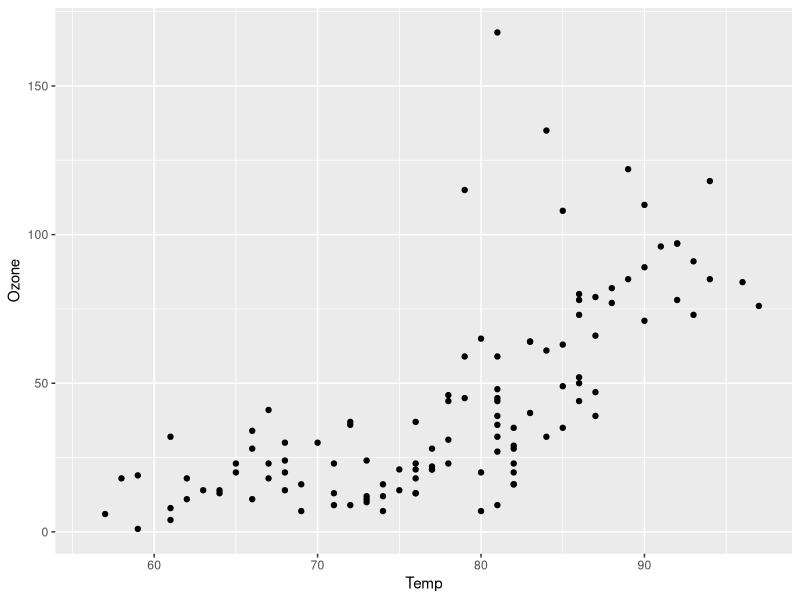
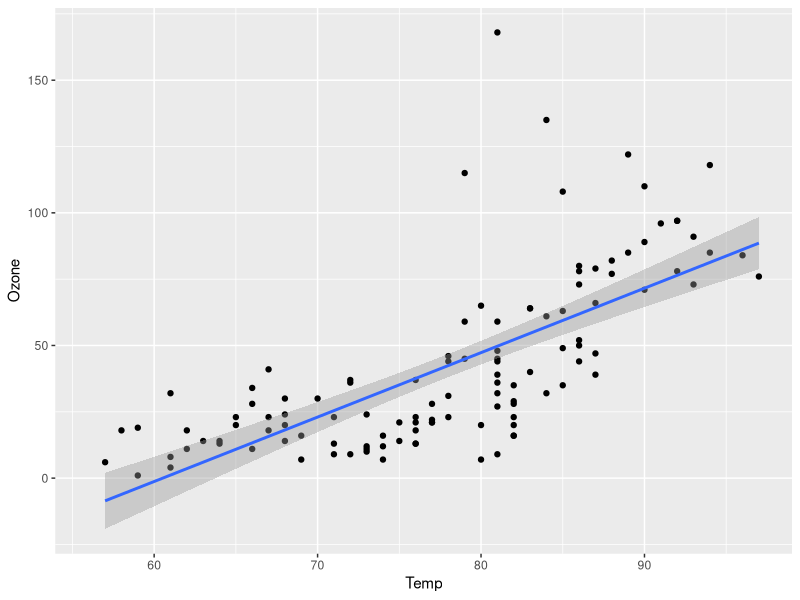
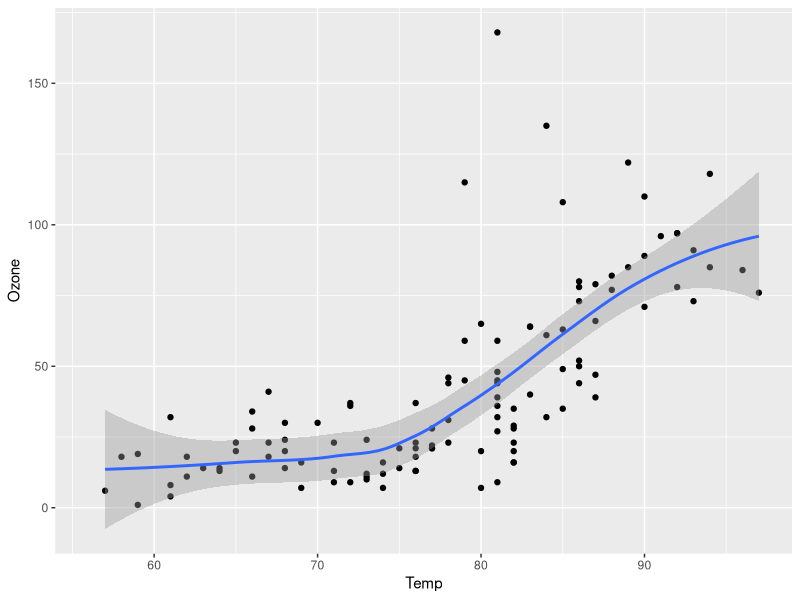
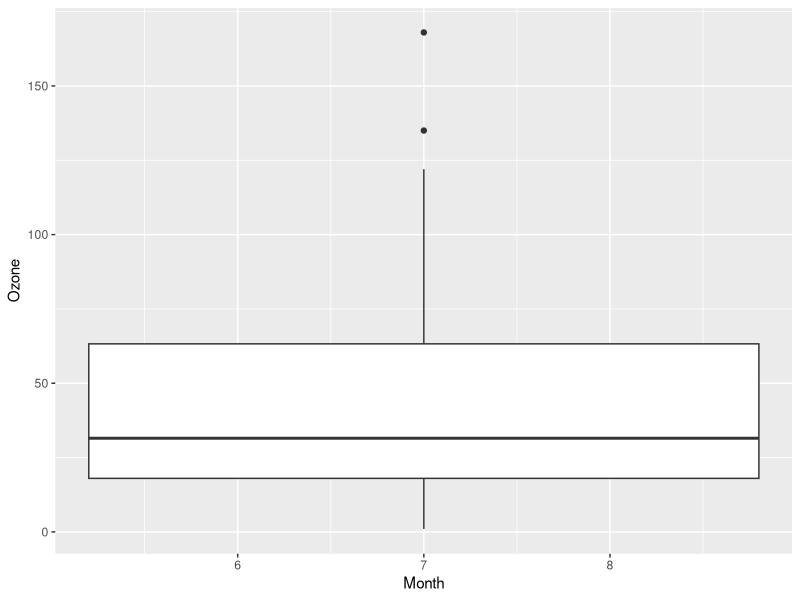
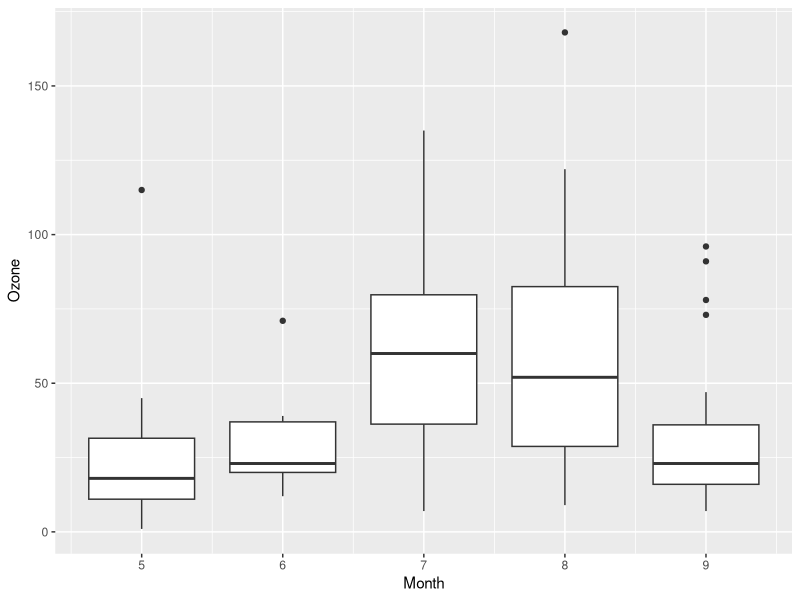
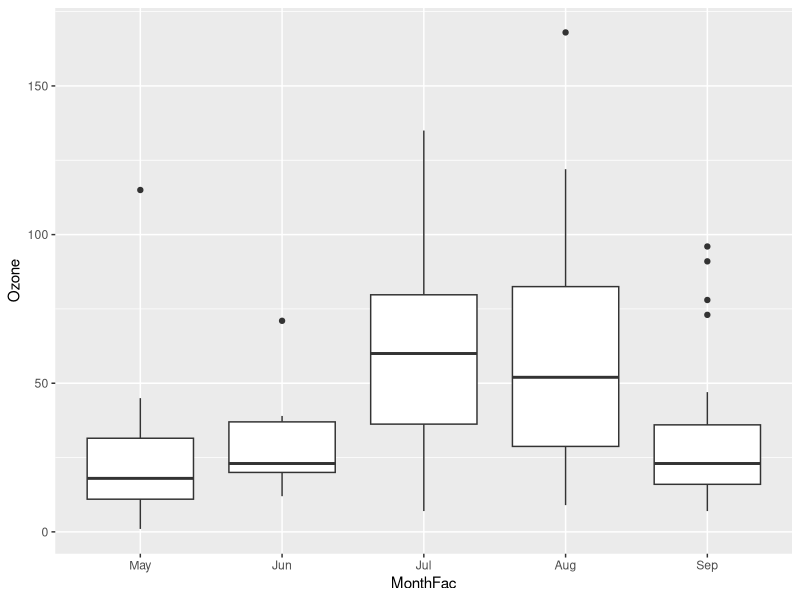
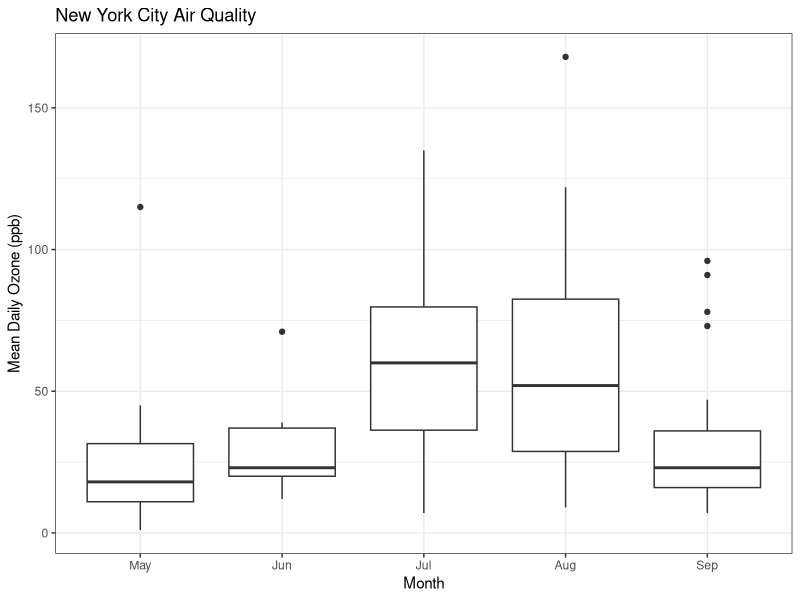
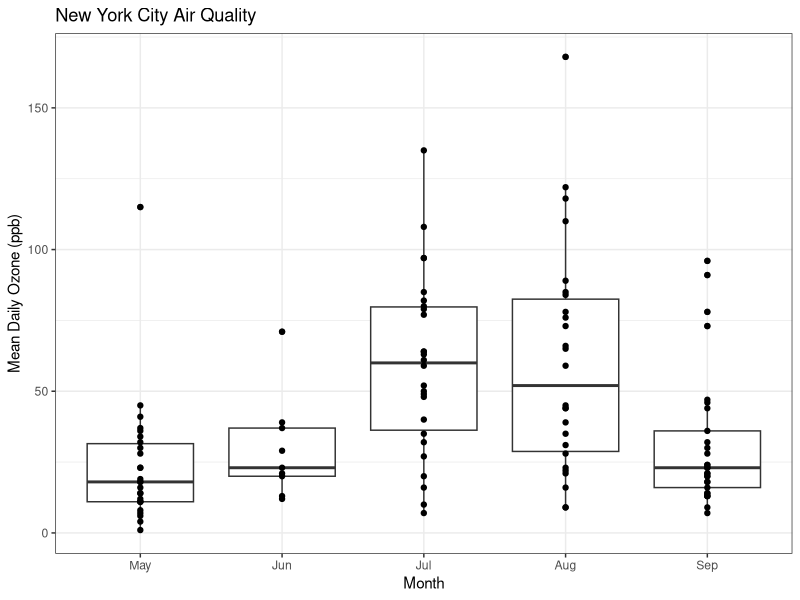

Reproduce these figures in R, in order. (Note: this script raises an error after producing the figures.)
## ---- chunk 1
#install.packages("tidyverse")
library(tidyverse)
## ---- chunk 2
data()
## ---- chunk 3
data(airquality)
head(airquality)
tail(airquality)
summary(airquality)
## ---- chunk 4
ggplot(airquality, aes(x = Temp, y = Ozone)) + 
  geom_point()
## ---- chunk 5
ggplot(airquality, aes(x = Temp, y = Ozone)) + 
  geom_point() + geom_smooth(method="lm")
## ---- chunk 6
ggplot(airquality, aes(x = Temp, y = Ozone)) + 
  geom_point() + geom_smooth(method="loess")
## ---- chunk 7
ggplot(airquality, aes(x = Month, y = Ozone)) +
        geom_boxplot()

## ---- chunk 8
ggplot(airquality, aes(x = Month, y = Ozone, group=Month)) +
        geom_boxplot()

## ---- chunk 9
airquality$MonthFac <- factor(airquality$Month,labels = c("May", "Jun", "Jul", "Aug", "Sep"))
ggplot(airquality, aes(x = MonthFac, y = Ozone)) +
        geom_boxplot()
## ---- chunk 10
airquality$MonthFac <- factor(airquality$Month,labels = c("May", "Jun", "Jul", "Aug", "Sep"))
ggplot(airquality, aes(x = MonthFac, y = Ozone)) +
        geom_boxplot() + xlab("Month") + ylab("Mean Daily Ozone (ppb)") + ggtitle("New York City Air Quality")  + theme_bw()
## ---- chunk 11
airquality$MonthFac <- factor(airquality$Month,labels = c("May", "Jun", "Jul", "Aug", "Sep"))
ggplot(airquality, aes(x = MonthFac, y = Ozone)) +
        geom_boxplot() + xlab("Month") + ylab("Mean Daily Ozone (ppb)") + ggtitle("New York City Air Quality")  + theme_bw() + geom_point()
## ---- chunk 12
airquality$MonthFac <- factor(airquality$Month,labels = c("May", "Jun", "Jul", "Aug", "Sep"))
ggplot(airquality, aes(x = MonthFac, y = Ozone)) +
        geom_boxplot() + xlab("Month") + ylab("Mean Daily Ozone (ppb)") + ggtitle("New York City Air Quality")  + theme_bw() + geom_jitter()
## ---- chunk 13
airquality$MonthFac <- factor(airquality$Month,labels = c("May", "Jun", "Jul", "Aug", "Sep"))
ggplot(airquality, aes(x = MonthFac, y = Ozone)) +
        geom_boxplot() + xlab("Month") + ylab("Mean Daily Ozone (ppb)") + ggtitle("New York City Air Quality")  + theme_bw() + geom_jitter(width=0.2)
## ---- chunk 14
airquality$Year <- "1973"
## ---- chunk 15
airquality$Date <- as.Date(with(airquality, paste(Year, Month, Day, sep="-"), "%Y-%m-%d"))
## ---- chunk 16

?as.Date
#equivalent to help("as.Date")
#also try ??date
## ---- chunk 17
?with
## ---- chunk 18
airquality$Date2 <- as.Date(paste(airquality$Year, airquality$Month, airquality$Day, sep="-"), "%Y-%m-%d")
## ---- chunk 19
?paste

## ---- chunk 20
ggplot(airquality, aes(x=Date, y=ozone)) +
  geom_point() + geom_smooth(method="loess") + theme_bw()
## ---- chunk 21
ggplot(airquality, aes(x=Date, y=Ozone)) +
  geom_point() + geom_smooth(method="loess") + theme_bw()
## ---- chunk 22
ggplot(airquality, aes(x=Temp, y=Ozone)) + geom_point() + geom_smooth(method = "lm") + facet_grid(. ~ Month) + xlab("Maxiumum Daily Temperature (degrees Fahrenheit") + ylab("Mean Daily Ozone (ppb)") + ggtitle("New York City Air Quality") + theme_bw()
